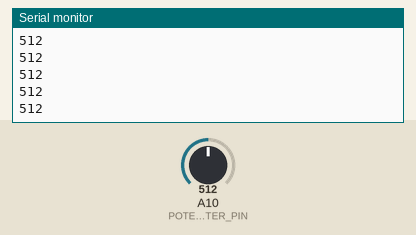
Recording of a sketch running on a simulated Arduino Mega 2560, built with avr-gcc and run on an emulated ATmega2560. On the bench: the last lines printed to the serial monitor. The test bench sets the inputs (shaded band); at power-on: A10 (POTENTIOMETER_PIN) = 512. Storage starts empty.

Above: at 1.2 s.
1.3 s: A10 (POTENTIOMETER_PIN) set to 716
At 1.8 s:
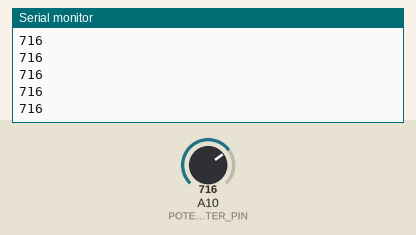
2.8 s: A10 (POTENTIOMETER_PIN) set to 900
At 3.4 s:
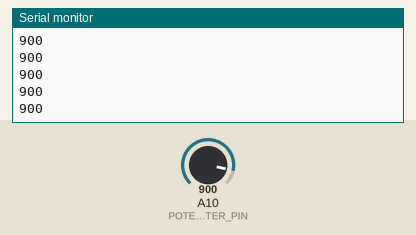
Timing chart, 0 to 5.8 s (numbered marks = the images above; inputs shaded):
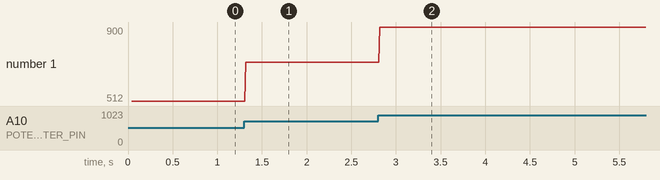

Measured:
- after the input at 1.3 s, the serial monitor: prints a new line at once (image 1)
- after the input at 2.8 s, the serial monitor: prints a new line at once (image 2)
- plotted number 1: 512 → 716 after the input at 1.3 s, 716 → 900 after the input at 2.8 s

The sketch:

Save-PotensioMeter-Data-On-SD-Card.ino
```cpp
#include <SPI.h>
#include <SD.h>

const int chipSelect = 53;

const int vcc = A8;
const int gnd = A12;
const int POTENTIOMETER_PIN = A10;

void setup() {
  // Open serial communications and wait for port to open:
  Serial.begin(9600);

  pinMode(POTENTIOMETER_PIN, INPUT);

  // Create versual VCC AND GND
  pinMode(vcc, OUTPUT);
  pinMode(gnd, OUTPUT);
  digitalWrite(vcc, HIGH);
  digitalWrite(gnd, LOW);


  while (!Serial) {
    ; // wait for serial port to connect. Needed for native USB port only
  }


  Serial.print("Initializing SD card...");

  // see if the card is present and can be initialized:
  if (!SD.begin(chipSelect)) {
    Serial.println("Card failed, or not present");
    // don't do anything more:
    while (1);
  }
  Serial.println("card initialized.");
}

void loop() {
  // make a string for assembling the data to log:
  String dataString = "";


  int sensor = analogRead(POTENTIOMETER_PIN); //Read sensor value
  dataString += String(sensor);


  // open the file. note that only one file can be open at a time,
  // so you have to close this one before opening another.
  File dataFile = SD.open("datalog.txt", FILE_WRITE);

  // if the file is available, write to it:
  if (dataFile) {
    dataFile.println(dataString);
    dataFile.close();
    // print to the serial port too:
    Serial.println(dataString);
  }
  // if the file isn't open, pop up an error:
  else {
    Serial.println("error opening datalog.txt");
  }
}
```
